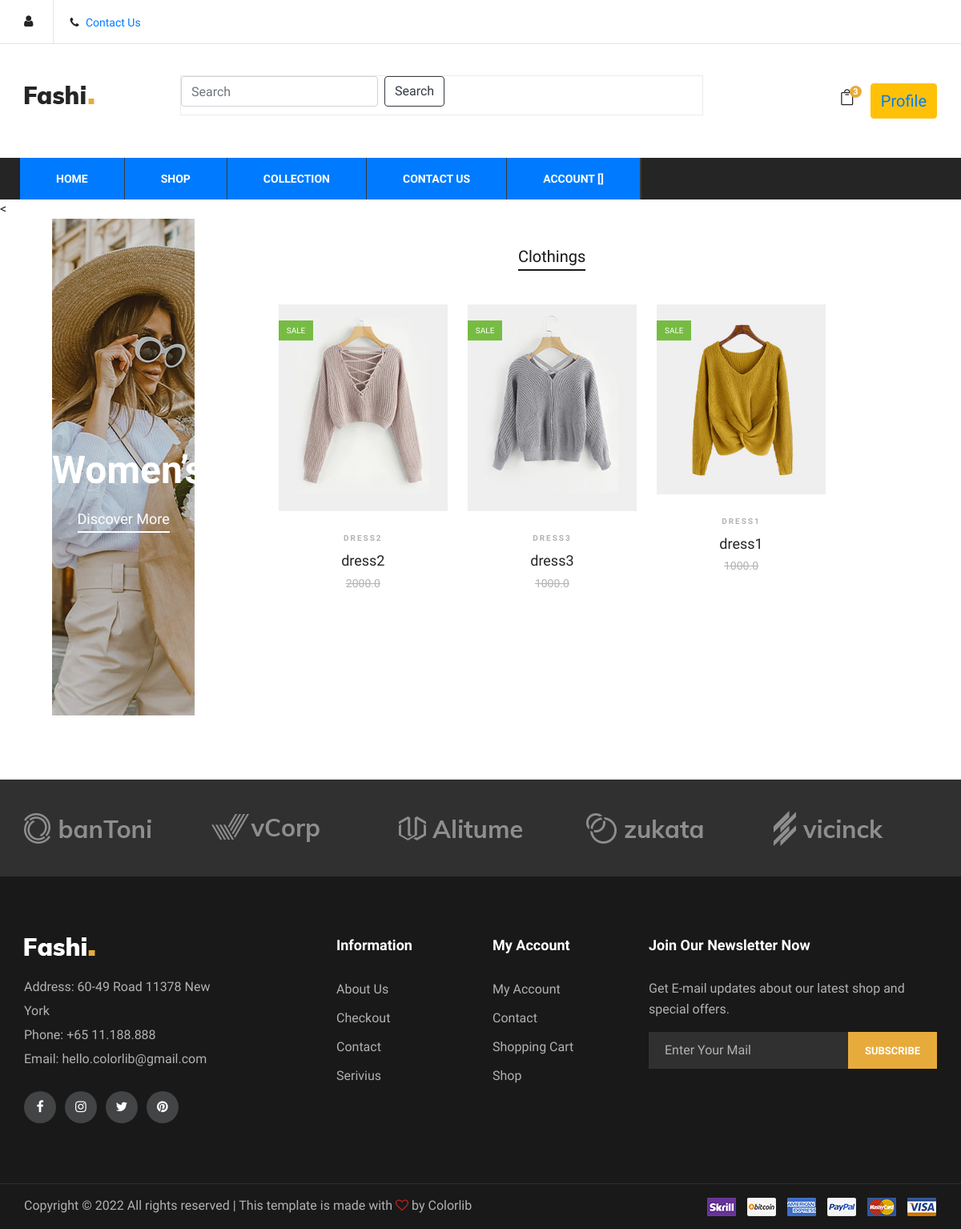
Screenshot of /women/ with the database file from the repository.
### app/models.py (models this page shows, shortened)
class Product(models.Model):
    title = models.CharField(max_length =100)
    selling_price = models.FloatField()
    discounted_price = models.FloatField()
    brand = models.CharField(max_length = 50)
    category = models.CharField(choices=CATEGORY_CHOICES , max_length=2)
    description = models.TextField()
    product_images = models.ImageField(upload_to = 'productimg/')

### app/views.py (the view)
# urls.py: path('women/', views.women, name= "women" ),
def women(request):
    women = Product.objects.filter(category="W")
    return render(request, 'app/women.html', {'women': women})

### app/templates/app/women.html (shortened to what this page needs)
{% extends 'app/base.html' %}
{% load static %}
{% block main-content %}
<
<section class="women-banner spad">
    <div class="container-fluid">
        <div class="row">
            <div class="col-lg-2">
                <div class="product-large set-bg" data-setbg="{% static 'app/img/products/women-large.jpg' %}">
                    <h2>Women’s</h2>
                    <a href="#">Discover More</a>
                </div>
            </div>
            <div class="col-lg-8 offset-lg-1">
                <div class="filter-control">
                    <ul>
                        <li class="active">Clothings</li>
                    </ul>
                </div>
                <div class="product-slider owl-carousel">
                    {% for product in women %}
                    <div class="product-item">
                        <div class="pi-pic">
                            <img src="{{product.product_images.url}}" alt="">
                            <div class="sale">Sale</div>
                        </div>
                        <div class="pi-text">
                            <div class="catagory-name">{{product.title}}</div>
                            <a href="#">
                                <h5>{{product.title}}</h5>
                            </a>
                            <div class="product-price">
                                <span>{{product.discounted_price}}</span>
                            </div>
                        </div>
                    </div>
                    {% endfor %}
                </div>
            </div>
        </div>
    </div>
</section>
{% endblock main-content %}

### app/templates/app/base.html (shortened to what this page needs)
<!DOCTYPE html>
{% load static %}
<html lang="zxx">
<head>
    <link rel="stylesheet" href="{% static 'app/css/bootstrap.min.css' %}" type="text/css">
    <link rel="stylesheet" href="{% static 'app/css/font-awesome.min.css' %}" type="text/css">
    <link rel="stylesheet" href="{% static 'app/css/themify-icons.css' %}" type="text/css">
    <link rel="stylesheet" href="{% static 'app/css/elegant-icons.css' %}" type="text/css">
    <link rel="stylesheet" href="{% static 'app/css/owl.carousel.min.css' %}" type="text/css">
    <link rel="stylesheet" href="{% static 'app/css/nice-select.css' %}" type="text/css">
    <link rel="stylesheet" href="{% static 'app/css/jquery-ui.min.css' %}" type="text/css">
    <link rel="stylesheet" href="{% static 'app/css/slicknav.min.css' %}" type="text/css">
    <link rel="stylesheet" href="{% static 'app/css/style.css' %}" type="text/css">
</head>
<body>
    <header class="header-section">
        <div class="header-top">
            <div class="container">
                <div class="ht-left">
                    <div class="mail-service">
                        <i class="fa fa-user" aria-hidden="true"></i>
                    </div>
                    <div class="phone-service">
                        <i class=" fa fa-phone "></i>
                        <a href="{% url 'contact' %}">Contact Us</a>
                    </div>
                </div>
                </div>
            </div>
        <div class="container">
            <div class="inner-header">
                <div class="row">
                    <div class="col-lg-2 col-md-2">
                        <div class="logo">
                            <a href="{% url 'home' %}">
                                <img src="{% static 'app/img/logo.png' %}" alt="">
                            </a>
                        </div>
                    </div>
                    <div class="col-lg-7 col-md-7">
                        <div class="advanced-search">
                            <form class="form-inline my-2 my-lg-0">
                                <input class="form-control mr-sm-2" type="search" placeholder="Search"
                                    aria-label="Search" name="search">
                                <button class="btn btn-outline-dark my-2 my-sm-0" type="submit" href="?=product.id">Search</button>
                            </form>
                        </div>
                    </div>
                    <div class="col-lg-3 text-right col-md-3">
                        <ul class="nav-right">
                            <li class="cart-icon">
                                <a href="#">
                                    <i class="icon_bag_alt"></i>
                                    <span>3</span>
                                </a>
                            </li>
                            <li class="btn btn-warning"><a href="{% url 'profile' %}">Profile </a></li>
                        </ul>
                    </div>
                </div>
            </div>
        </div>
        <div class="nav-item">
            <div class="container">
                <nav class="nav-menu mobile-menu">
                    <ul>
                        <li class='btn-primary '><a href="{% url 'home' %}">Home</a></li>
                        <li class='btn-primary'><a href="{% url 'shop' %}">Shop</a></li>
                        <li class='btn-primary'><a href="#">Collection</a>
                        </li>
                        <li class='btn-primary'><a href="{% url 'contact' %}">Contact Us</a></li>
                        <li class='btn-primary'><a href="#">Account [{{user.username}}]
                            </a>
                        </li>
                    </ul>
                </nav>
            </div>
        </div>
    </header>
    {% block main-content %} {% endblock main-content %}
    <div class="partner-logo">
        <div class="container">
            <div class="logo-carousel owl-carousel">
                <div class="logo-item">
                    <div class="tablecell-inner">
                        <img src="{% static 'app/img/logo-carousel/logo-1.png' %}" alt="">
                    </div>
                </div>
                <div class="logo-item">
                    <div class="tablecell-inner">
                        <img src="{% static 'app/img/logo-carousel/logo-2.png' %}" alt="">
                    </div>
                </div>
                <div class="logo-item">
                    <div class="tablecell-inner">
                        <img src="{% static 'app/img/logo-carousel/logo-3.png' %}" alt="">
                    </div>
                </div>
                <div class="logo-item">
                    <div class="tablecell-inner">
                        <img src="{% static 'app/img/logo-carousel/logo-4.png' %}" alt="">
                    </div>
                </div>
                <div class="logo-item">
                    <div class="tablecell-inner">
                        <img src="{% static 'app/img/logo-carousel/logo-5.png' %}" alt="">
                    </div>
                </div>
            </div>
        </div>
    </div>
    <footer class="footer-section">
        <div class="container">
            <div class="row">
                <div class="col-lg-3">
                    <div class="footer-left">
                        <div class="footer-logo">
                            <a href="#"><img src="{% static 'app/img/footer-logo.png' %}" alt=""></a>
                        </div>
                        <ul>
                            <li>Address: 60-49 Road 11378 New York</li>
                            <li>Phone: +65 11.188.888</li>
                            <li>Email: hello.colorlib@gmail.com</li>
                        </ul>
                        <div class="footer-social">
                            <a href="#"><i class="fa fa-facebook"></i></a>
                            <a href="#"><i class="fa fa-instagram"></i></a>
                            <a href="#"><i class="fa fa-twitter"></i></a>
                            <a href="#"><i class="fa fa-pinterest"></i></a>
                        </div>
                    </div>
                </div>
                <div class="col-lg-2 offset-lg-1">
                    <div class="footer-widget">
                        <h5>Information</h5>
                        <ul>
                            <li><a href="#">About Us</a></li>
                            <li><a href="#">Checkout</a></li>
                            <li><a href="#">Contact</a></li>
                            <li><a href="#">Serivius</a></li>
                        </ul>
                    </div>
                </div>
                <div class="col-lg-2">
                    <div class="footer-widget">
                        <h5>My Account</h5>
                        <ul>
                            <li><a href="#">My Account</a></li>
                            <li><a href="#">Contact</a></li>
                            <li><a href="#">Shopping Cart</a></li>
                            <li><a href="#">Shop</a></li>
                        </ul>
                    </div>
                </div>
                <div class="col-lg-4">
                    <div class="newslatter-item">
                        <h5>Join Our Newsletter Now</h5>
                        <p>Get E-mail updates about our latest shop and special offers.</p>
                        <form action="#" class="subscribe-form">
                            <input type="text" placeholder="Enter Your Mail">
                            <button type="button">Subscribe</button>
                        </form>
                    </div>
                </div>
            </div>
        </div>
        <div class="copyright-reserved">
            <div class="container">
                <div class="row">
                    <div class="col-lg-12">
                        <div class="copyright-text">
                            Copyright &copy;
                            <script>document.write(new Date().getFullYear());</script> All rights reserved | This
                            template is made with <i class="fa fa-heart-o" aria-hidden="true"></i> by <a
                                href="https://colorlib.com" target="_blank">Colorlib</a>
                        </div>
                        <div class="payment-pic">
                            <img src="{% static 'app/img/payment-method.png' %}" alt="">
                        </div>
                    </div>
                </div>
            </div>
        </div>
    </footer>
</body>
</html>

### rows the page displays
Product: product_images (picture), title "DRESS2", title "dress2", discounted_price "2000.0"
Product: product_images (picture), title "DRESS3", title "dress3", discounted_price "1000.0"
Product: product_images (picture), title "DRESS1", title "dress1", discounted_price "1000.0"
